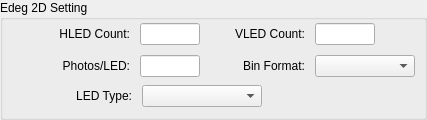
       <widget class="QGroupBox" name="groupBox_5">
        <property name="minimumSize">
         <size>
          <width>0</width>
          <height>120</height>
         </size>
        </property>
        <property name="maximumSize">
         <size>
          <width>16777215</width>
          <height>130</height>
         </size>
        </property>
        <property name="title">
         <string>Edeg 2D Setting</string>
        </property>
        <layout class="QVBoxLayout" name="verticalLayout_14">
         <property name="spacing">
          <number>5</number>
         </property>
         <property name="leftMargin">
          <number>9</number>
         </property>
         <property name="topMargin">
          <number>0</number>
         </property>
         <property name="rightMargin">
          <number>9</number>
         </property>
         <property name="bottomMargin">
          <number>5</number>
         </property>
         <item>
          <layout class="QGridLayout" name="gridLayout_2">
           <property name="verticalSpacing">
            <number>10</number>
           </property>
           <item row="0" column="0">
            <layout class="QHBoxLayout" name="horizontalLayout_28">
             <property name="spacing">
              <number>10</number>
             </property>
             <item>
              <widget class="QLabel" name="label_29">
               <property name="minimumSize">
                <size>
                 <width>118</width>
                 <height>0</height>
                </size>
               </property>
               <property name="maximumSize">
                <size>
                 <width>118</width>
                 <height>16777215</height>
                </size>
               </property>
               <property name="text">
                <string>HLED Count:</string>
               </property>
               <property name="alignment">
                <set>Qt::AlignRight|Qt::AlignTrailing|Qt::AlignVCenter</set>
               </property>
              </widget>
             </item>
             <item>
              <widget class="QLineEdit" name="lineEdit_HLEDCount">
               <property name="minimumSize">
                <size>
                 <width>60</width>
                 <height>0</height>
                </size>
               </property>
               <property name="maximumSize">
                <size>
                 <width>60</width>
                 <height>16777215</height>
                </size>
               </property>
              </widget>
             </item>
            </layout>
           </item>
           <item row="0" column="1">
            <layout class="QHBoxLayout" name="horizontalLayout_30">
             <property name="spacing">
              <number>10</number>
             </property>
             <item>
              <widget class="QLabel" name="label_28">
               <property name="minimumSize">
                <size>
                 <width>100</width>
                 <height>0</height>
                </size>
               </property>
               <property name="maximumSize">
                <size>
                 <width>100</width>
                 <height>16777215</height>
                </size>
               </property>
               <property name="text">
                <string>VLED Count:</string>
               </property>
               <property name="alignment">
                <set>Qt::AlignRight|Qt::AlignTrailing|Qt::AlignVCenter</set>
               </property>
              </widget>
             </item>
             <item>
              <widget class="QLineEdit" name="lineEdit_VLEDCount">
               <property name="minimumSize">
                <size>
                 <width>60</width>
                 <height>0</height>
                </size>
               </property>
               <property name="maximumSize">
                <size>
                 <width>60</width>
                 <height>16777215</height>
                </size>
               </property>
              </widget>
             </item>
             <item>
              <spacer name="horizontalSpacer_5">
               <property name="orientation">
                <enum>Qt::Horizontal</enum>
               </property>
               <property name="sizeHint" stdset="0">
                <size>
                 <width>40</width>
                 <height>20</height>
                </size>
               </property>
              </spacer>
             </item>
            </layout>
           </item>
           <item row="1" column="0">
            <layout class="QHBoxLayout" name="horizontalLayout_29">
             <property name="spacing">
              <number>10</number>
             </property>
             <item>
              <widget class="QLabel" name="label_27">
               <property name="minimumSize">
                <size>
                 <width>118</width>
                 <height>0</height>
                </size>
               </property>
               <property name="maximumSize">
                <size>
                 <width>118</width>
                 <height>16777215</height>
                </size>
               </property>
               <property name="text">
                <string>Photos/LED:</string>
               </property>
               <property name="alignment">
                <set>Qt::AlignRight|Qt::AlignTrailing|Qt::AlignVCenter</set>
               </property>
              </widget>
             </item>
             <item>
              <widget class="QLineEdit" name="lineEdit_Photos">
               <property name="minimumSize">
                <size>
                 <width>60</width>
                 <height>0</height>
                </size>
               </property>
               <property name="maximumSize">
                <size>
                 <width>60</width>
                 <height>16777215</height>
                </size>
               </property>
              </widget>
             </item>
            </layout>
           </item>
           <item row="1" column="1">
            <layout class="QHBoxLayout" name="horizontalLayout_31">
             <property name="spacing">
              <number>10</number>
             </property>
             <item>
              <widget class="QLabel" name="label_26">
               <property name="minimumSize">
                <size>
                 <width>100</width>
                 <height>0</height>
                </size>
               </property>
               <property name="maximumSize">
                <size>
                 <width>100</width>
                 <height>16777215</height>
                </size>
               </property>
               <property name="text">
                <string>Bin Format:</string>
               </property>
               <property name="alignment">
                <set>Qt::AlignRight|Qt::AlignTrailing|Qt::AlignVCenter</set>
               </property>
              </widget>
             </item>
             <item>
              <widget class="QComboBox" name="comboBox_BinFormat"/>
             </item>
            </layout>
           </item>
          </layout>
         </item>
         <item>
          <layout class="QHBoxLayout" name="horizontalLayout_32">
           <property name="spacing">
            <number>10</number>
           </property>
           <item>
            <widget class="QLabel" name="label_30">
             <property name="minimumSize">
              <size>
               <width>120</width>
               <height>0</height>
              </size>
             </property>
             <property name="maximumSize">
              <size>
               <width>120</width>
               <height>16777215</height>
              </size>
             </property>
             <property name="text">
              <string>LED Type:</string>
             </property>
             <property name="alignment">
              <set>Qt::AlignRight|Qt::AlignTrailing|Qt::AlignVCenter</set>
             </property>
            </widget>
           </item>
           <item>
            <widget class="QComboBox" name="comboBox_LEDType">
             <property name="minimumSize">
              <size>
               <width>120</width>
               <height>0</height>
              </size>
             </property>
             <property name="maximumSize">
              <size>
               <width>120</width>
               <height>16777215</height>
              </size>
             </property>
            </widget>
           </item>
           <item>
            <spacer name="horizontalSpacer_4">
             <property name="orientation">
              <enum>Qt::Horizontal</enum>
             </property>
             <property name="sizeHint" stdset="0">
              <size>
               <width>40</width>
               <height>20</height>
              </size>
             </property>
            </spacer>
           </item>
          </layout>
         </item>
        </layout>
       </widget>
